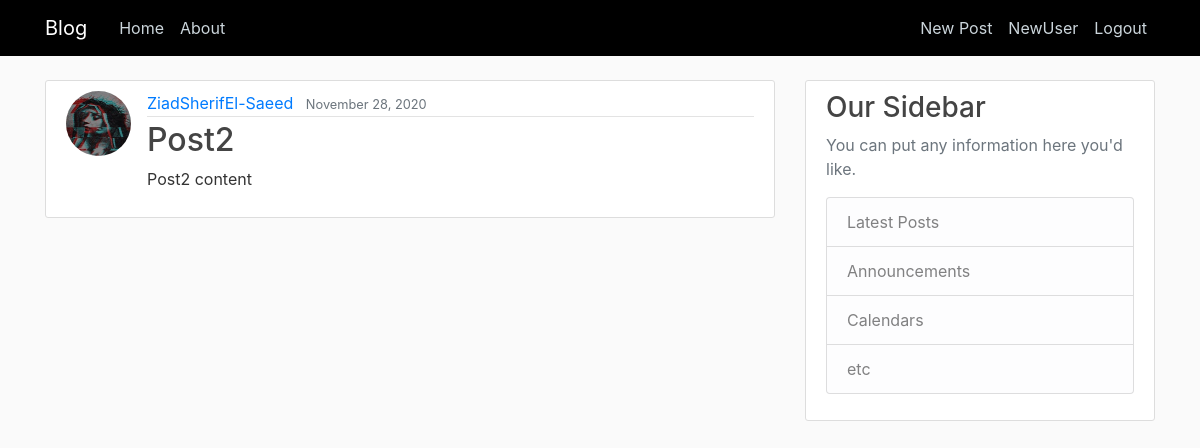
Screenshot of /post/2/ (signed in) with the database file from the repository.
### blog/models.py (models this page shows, shortened)
class Post(models.Model):
    title = models.CharField(max_length=100)
    content = models.TextField()
    date_posted = models.DateTimeField(default=timezone.now)
    author = models.ForeignKey(User, on_delete=models.CASCADE)

### users/models.py (models this page shows, shortened)
class Profile(models.Model):
    user = models.OneToOneField(User, on_delete=models.CASCADE)
    image = models.ImageField(default='profile_pics/default.jpg', upload_to='profile_pics')

### blog/views.py (the view)
# urls.py: path('post/<int:pk>/', PostDetailView.as_view(), name='post-detail'),
class PostDetailView(DetailView):
    model = Post

### blog/templates/blog/post_detail.html (shortened to what this page needs)
{% extends "blog/base.html" %}
{% block content %}
    <article class="media content-section">
        <a href="#"><img src="{{ object.author.profile.image.url }}" class="rounded-circle article-img"></a>
        <div class="media-body">
            <div class="article-metadata">
                <a class="mr-2" href="#">{{ object.author }}</a>
                <small class="text-muted">{{ object.date_posted|date:"F d, Y" }}</small>
            </div>
            <h2 class="article-title">{{ object.title }}</h2>
            <p class="article-content">{{ object.content }}</p>
        </div>
    </article>
{% endblock content %}

### blog/templates/blog/base.html (shortened to what this page needs)
{% load static %}
<!DOCTYPE html>
<html lang="en">
<head>
    <link rel="stylesheet" href="https://maxcdn.bootstrapcdn.com/bootstrap/4.0.0/css/bootstrap.min.css"
>
    <link rel="stylesheet" href="{% static 'blog/main.css' %}">
</head>
<body>
    <header class="site-header">
        <nav class="navbar navbar-expand-md navbar-dark black-back fixed-top">
            <div class="container">
                <a class="navbar-brand mr-4" href="{% url 'blog-home' %}">Blog</a>
                <div class="collapse navbar-collapse" id="navbarToggle">
                    <div class="navbar-nav mr-auto">
                        <a class="nav-item nav-link" href="{% url 'blog-home' %}">Home</a>
                        <a class="nav-item nav-link" href="{% url 'blog-about' %}">About</a>
                    </div>
                    <div class="navbar-nav">
                        {% if user.is_authenticated %}
                            <a class="nav-item nav-link" href="{% url 'post-create' %}">New Post</a>
                            <a class="nav-item nav-link" href="{% url 'profile' %}">{{ user.username }}</a>
                            <a class="nav-item nav-link" href="{% url 'logout' %}">Logout</a>
                        {% else %}
                            <a class="nav-item nav-link" href="{% url 'login' %}">Login</a>
                            <a class="nav-item nav-link" href="{% url 'register' %}">Register</a>
                        {% endif %}
                    </div>
                </div>
            </div>
        </nav>
    </header>
    <main role="main" class="container">
        <div class="row">
            <div class="col-md-8">
                {% block content %}{% endblock %}
            </div>
            <div class="col-md-4">
                <div class="content-section">
                    <h3>Our Sidebar</h3>
                    <p class='text-muted'>You can put any information here you'd like.
                    <ul class="list-group">
                        <li class="list-group-item list-group-item-light">Latest Posts</li>
                        <li class="list-group-item list-group-item-light">Announcements</li>
                        <li class="list-group-item list-group-item-light">Calendars</li>
                        <li class="list-group-item list-group-item-light">etc</li>
                    </ul>
                    </p>
                </div>
            </div>
        </div>
    </main>
</body>
</html>

### blog/static/blog/main.css (style rules this page uses)
body { background: #fafafa; color: #333333; margin-top: 5rem; }
h1, h2, h3, h4, h5, h6 { color: #444444; }
ul { margin: 0; }
.black-back { background-color: black; }
.site-header .navbar-nav .nav-link { color: #cbd5db; }
.content-section { background: #ffffff; padding: 10px 20px; border: 1px solid #dddddd; border-radius: 3px; margin-bottom: 20px; }
.article-title { color: #444444; }
.article-content { white-space: pre-line; }
.article-img { height: 65px; width: 65px; margin-right: 16px; }
.article-metadata { padding-bottom: 1px; margin-bottom: 4px; border-bottom: 1px solid #e3e3e3 }

### rows the page displays
Post: author.profile.image (picture), author "ZiadSherifEl-Saeed", date_posted "November 28, 2020", title "Post2", content "Post2 content"

### other values shown
{{ user.username }} "NewUser"
